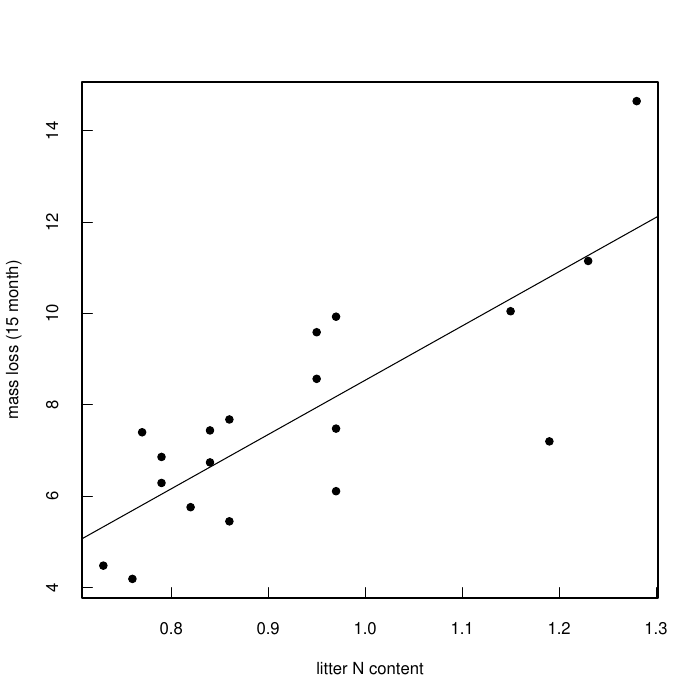

Source code (R):
pdf("massloss_n_lit.pdf")

cor<-cor.test(samples$h4.massloss[h4], samples$N_lit[h4])
cor
plot(samples$N_lit[h4], samples$h4.massloss[h4], tck=.02, xlab="litter N content", ylab="mass loss (15 month)", pch=19)
if(as.numeric(cor$p.value)<0.05)
abline(lm(samples$h4.massloss ~ samples$N_lit))

dev.off()
